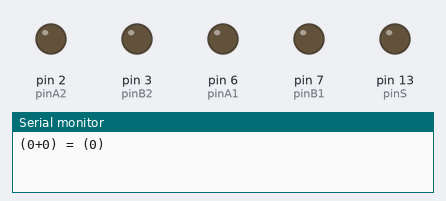
Recording of a sketch running on a simulated Arduino Uno, built with avr-gcc and run on an emulated ATmega328P. Shown: output pins drawn as LEDs (lit = HIGH), the last lines printed to the serial monitor.

Above: at 0.1 s.
At 4.1 s:
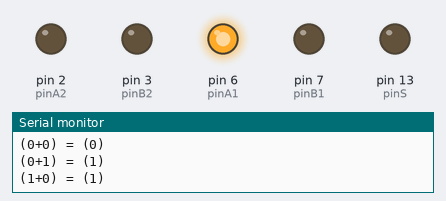
At 8.1 s:
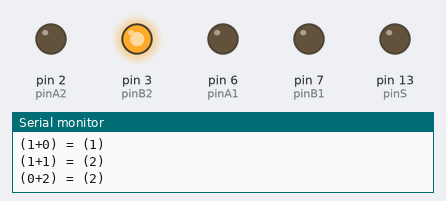
At 18.1 s:
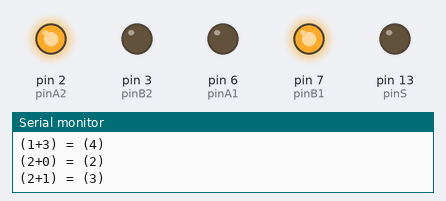
At 28.1 s:
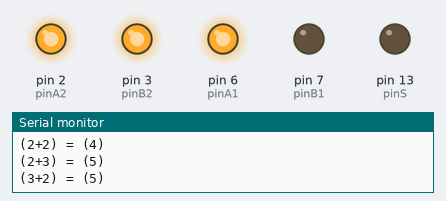
At 38.1 s:
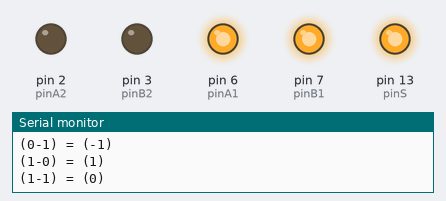
Timing chart, 0 to 39.6 s (numbered marks = the images above):
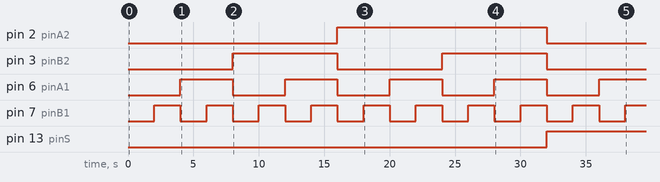

The sketch:

twoBitAdderSubtractor.ino
```cpp
// Created by Aimar Fernandez and Elliott Roach
// Created on Mar 2026
// This program cycles through all possibilities of a 2-bit full adder/subtractor

const int pinA1 = 6;
const int pinA2 = 2;
const int pinB1 = 7;
const int pinB2 = 3;
const int pinS = 13;
int aDecimalValue;
int bDecimalValue;

void setup() {
    // serial output
    Serial.begin(9600);

    // pin set up
    pinMode(pinA1, OUTPUT);
    pinMode(pinA2, OUTPUT);
    pinMode(pinB1, OUTPUT);
    pinMode(pinB2, OUTPUT);
    pinMode(pinS, OUTPUT);
    digitalWrite(pinA1, 0);
    digitalWrite(pinA2, 0);
    digitalWrite(pinB1, 0);
    digitalWrite(pinB2, 0);
    digitalWrite(pinS, 0);

    // looping all possible inputs
    for (int sValue = 0; sValue <= 1; sValue++) {
        digitalWrite(pinS, sValue);
        for (int a2Value = 0; a2Value <= 1; a2Value++) {
            digitalWrite(pinA2, a2Value);
            for (int b2Value = 0; b2Value <= 1; b2Value++) {
                digitalWrite(pinB2, b2Value);
                for (int a1Value = 0; a1Value <= 1; a1Value++) {
                    digitalWrite(pinA1, a1Value);
                    for (int b1Value = 0; b1Value <= 1; b1Value++) {
                        digitalWrite(pinB1, b1Value);

                        // a value to decimal
                        aDecimalValue = (a2Value * 2) + (a1Value * 1);

                        // b value to decimal
                        bDecimalValue = (b2Value * 2) + (b1Value * 1);

                        // show current calculation
                        if (sValue == 1) {
                            Serial.print("\n(" + String((aDecimalValue)) +  "-" + String(bDecimalValue) + ") = (" + String(aDecimalValue - bDecimalValue) + ")\n");
                        } else {
                            Serial.print("\n(" + String((aDecimalValue)) +  "+" + String(bDecimalValue) + ") = (" + String(aDecimalValue + bDecimalValue) + ")\n");
                        }

                        // wait 1 second
                        delay(2000);
                    }
                }
            }
        }
        digitalWrite(pinA1, 0);
        digitalWrite(pinA2, 0);
        digitalWrite(pinB1, 0);
        digitalWrite(pinB2, 0);
        digitalWrite(pinS, 0);
        Serial.print("\nProgram Done\n");
    }
}

void loop() {
    // not needed
}
```

Measured:
- by itself, pin 2 (pinA2): LOW → HIGH at 16.0 s, → LOW 16.0 s later
- by itself, pin 3 (pinB2): alternates HIGH for 8.0 s and LOW for 8.0 s
- by itself, pin 6 (pinA1): alternates HIGH for 4.0 s and LOW for 4.0 s
- by itself, pin 7 (pinB1): alternates HIGH for 2.0 s and LOW for 2.0 s
- by itself, pin 13 (pinS): LOW → HIGH at 32.0 s
